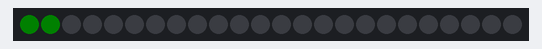
The sketch below on a simulated Arduino Uno, built with avr-gcc and run on an emulated ATmega328P. Parts: 24 RGB LEDs in strip order, left to right. Dim RGB values are drawn brighter than linear; random numbers use the default seed unless the sketch sets one.

Above: at 0.16 s.
At 5.02 s:
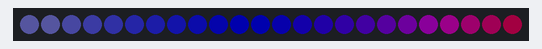
At 9.88 s:
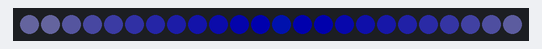
At 19.93 s:
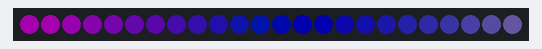
At 29.65 s:
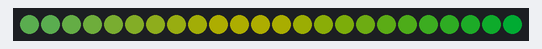
At 39.69 s:
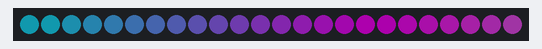

The sketch:

rainbow.ino
```cpp
#include <Adafruit_NeoPixel.h>
#include "color_control.h"
#ifdef __AVR__
  #include <avr/power.h>
#endif

#define PIN            6
#define NUMPIXELS      24

Adafruit_NeoPixel pixels = Adafruit_NeoPixel(NUMPIXELS, PIN, NEO_GRB + NEO_KHZ800);

int delayval = 30;
double red, green, blue;
double color[3], goalColor[3];
double cd[NUMPIXELS][3];

void setup() {
  pixels.begin();
  randomSeed(analogRead(0));

  pixels.setBrightness(50);


  for (int i = 0; i < NUMPIXELS; i++){
    cd[i][0] = 1;
    cd[i][1] = 1;
    cd[i][2] = 1;
  }

  color[0] = 1;
  color[1] = 1;
  color[2] = 1;

  goalColor[0] = 1;
  goalColor[1] = 1;
  goalColor[2] = 1;
}

void loop() {
  if(goalColor[0] == cd[0][0]){
    goalColor[0] = 255*random(2);
    goalColor[1] = 255*random(2);
    if(goalColor[0] == goalColor[1]){
      if(goalColor[0] == 255){
        goalColor[2] = 0;
      }
      else{
        goalColor[2] = 255;
      }
    }
    else{
      goalColor[2] = 255*random(2);
    }
  }

  shiftColor(color, goalColor, 30);

  cd[0][0] = color[0];
  cd[0][1] = color[1];
  cd[0][2] = color[2];
  moveColorsDown(cd, NUMPIXELS);
  displayStrip(cd, &pixels, NUMPIXELS);

  pixels.show();
  delay(delayval);
}
```

color_control.cpp
```cpp
#include <Adafruit_NeoPixel.h>
#include "color_control.h"
#include <stdlib.h>

void shiftColor(double color[3], double* goalColor, double shiftSpeed){
  double shift, totalColor, colorDelta, newColorDelta;

  totalColor = abs(color[0] - goalColor[0]) + abs(color[1] - goalColor[1]) + abs(color[2] - goalColor[2]);

  for(int i = 0; i < 3; i++){
    colorDelta = goalColor[i] - color[i];
    shift = colorDelta/totalColor;

    if(colorDelta != 0){
      color[i] += shift*shiftSpeed;
    }

    newColorDelta = goalColor[i] - color[i];

    if((newColorDelta > 0 && colorDelta < 0) ||
       (newColorDelta < 0 && colorDelta > 0)){
      color[i] = goalColor[i];
    }
  }
}

void moveColorsDown(double (*colors)[3], int nrOfLights){
    for (int i = nrOfLights-1; i > 0; i--){
    colors[i][0] = colors[i-1][0];
    colors[i][1] = colors[i-1][1];
    colors[i][2] = colors[i-1][2];
  }
}

void displayStrip(double (*colors)[3], Adafruit_NeoPixel *pixels, int nrOfLights){
  for (int i = 0; i < nrOfLights; i++){
    pixels->setPixelColor(i, pixels->Color(colors[i][0],colors[i][1],colors[i][2]));
  }
}
```

color_control.h
```cpp
#include <Adafruit_NeoPixel.h>

void shiftColor(double color[3], double* goalColor, double shiftSpeed);
void moveColorsDown(double (*colors)[3], int nrOfLights);
void displayStrip(double (*colors)[3], Adafruit_NeoPixel *pixels, int nrOfLights);
```
